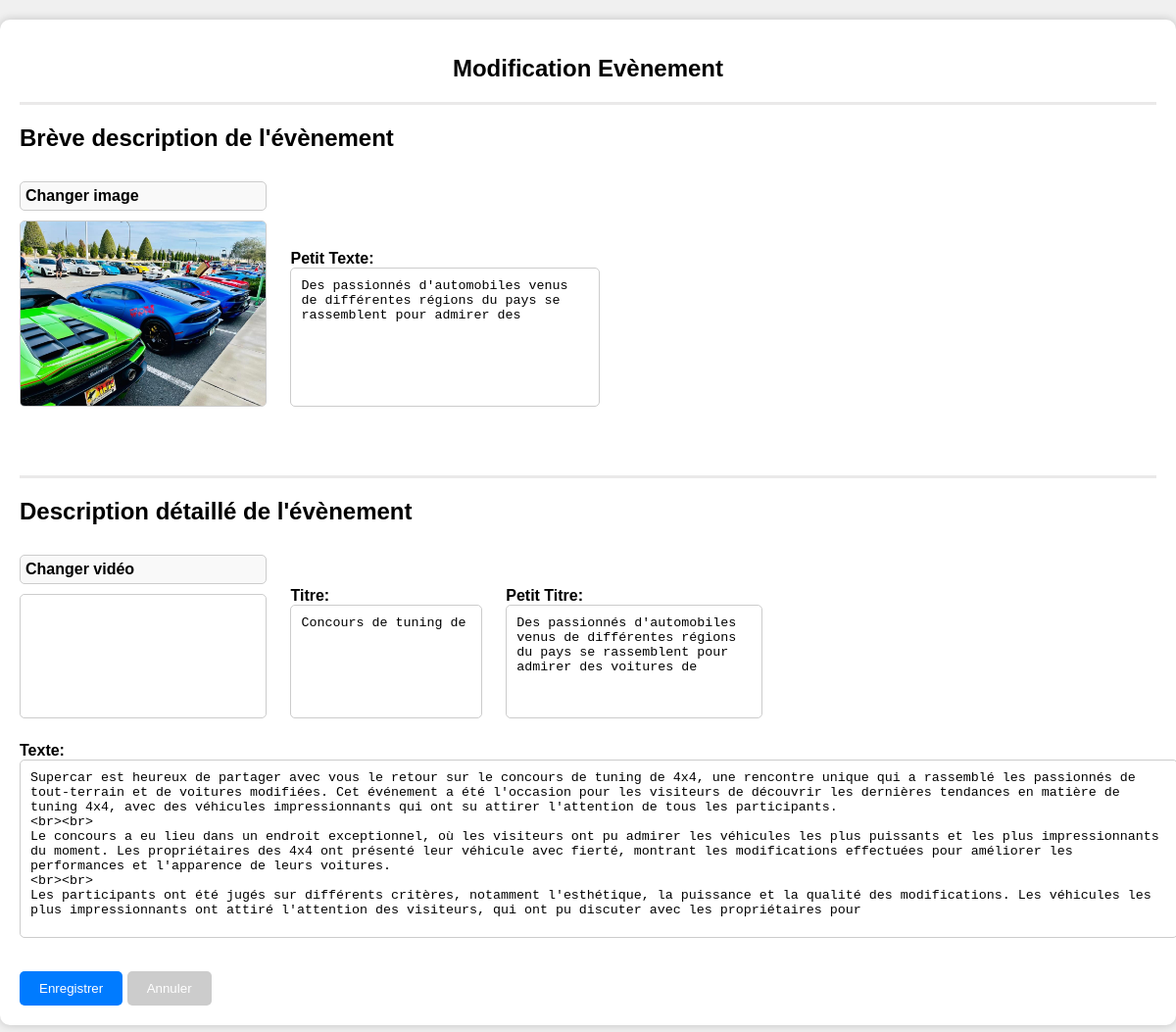
The app's page /admin/edit_eve.php?id_eve=1 with its own data.
### tables this page shows
CREATE TABLE `evenement` (
  `id_eve` int(11) NOT NULL,
  `Video` varchar(100) NOT NULL,
  `Image` varchar(100) NOT NULL,
  `Petit_txt` varchar(1000) NOT NULL,
  `Petit_titre` varchar(1000) NOT NULL,
  `Texte` varchar(1000) NOT NULL,
  `Titre` varchar(100) NOT NULL
);

### admin/edit_eve.php (the view, shortened to what this page needs)
<!DOCTYPE html>
<html lang="en">
<head>
    <link rel="stylesheet" href="../Css/admin/custum.css">
    <?php
    $servername = "localhost";
    $username = "root";
    $password = "";
    $dbname = "supercar";
    $conn = mysqli_connect($servername, $username, $password, $dbname);
    mysqli_set_charset($conn, "utf8");
    if ($_SERVER["REQUEST_METHOD"] == "POST") {
        $id = $_POST["id_eve"];
        $Petit_txt = $_POST["Petit_txt"];
        $Petit_titre = $_POST["Petit_titre"];
        $Texte = $_POST["Texte"];
        $Titre = $_POST["Titre"];
        if (isset($_FILES["Video"]["name"]) && !empty($_FILES["Video"]["name"])) {
            $targetDirectory = "../Video/";
            $targetFile = $targetDirectory . basename($_FILES["Video"]["name"]);
            if (move_uploaded_file($_FILES["Video"]["tmp_name"], $targetFile)) {
                $Video = $targetFile;
            } else {
                echo "Error uploading video.";
            }
        } else {
            $Video = $_POST["current_video"];
        }
        if (isset($_FILES["Image"]["name"]) && !empty($_FILES["Image"]["name"])) {
            $targetDirectory = "../Image/";
            $targetFile = $targetDirectory . basename($_FILES["Image"]["name"]);
            if (move_uploaded_file($_FILES["Image"]["tmp_name"], $targetFile)) {
                $Image = $targetFile;
            } else {
                echo "Error uploading file.";
            }
        } else {
            $Image = $_POST["current_image"];
        }
        $sql = "UPDATE evenement SET Video=?, Image=?, Petit_txt=?, Petit_titre=?, Texte=?, Titre=? WHERE id_eve=?";
        $stmt = mysqli_prepare($conn, $sql);
        if ($stmt) {
            mysqli_stmt_bind_param($stmt, "ssssssi", $Video, $Image, $Petit_txt, $Petit_titre, $Texte, $Titre, $id);
            if (mysqli_stmt_execute($stmt)) {
                header("location: evenement.php");
                exit();
            } else {
                echo "Error updating record: " . mysqli_error($conn);
            }
            mysqli_stmt_close($stmt);
        } else {
            echo "Error preparing statement: " . mysqli_error($conn);
        }
    } else {
        $id = $_GET["id_eve"];
        $sql = "SELECT * FROM evenement WHERE id_eve=?";
        $stmt = mysqli_prepare($conn, $sql);
        if ($stmt) {
            mysqli_stmt_bind_param($stmt, "i", $id);
            mysqli_stmt_execute($stmt);
            $result = mysqli_stmt_get_result($stmt);
            if (mysqli_num_rows($result) == 1) {
                $row = mysqli_fetch_assoc($result);
                $Video = $row["Video"];
                $Image = $row["Image"];
                $Petit_txt = $row["Petit_txt"];
                $Petit_titre = $row["Petit_titre"];
                $Texte = $row["Texte"];
                $Titre = $row["Titre"];
            } else {
                echo "Record not found";
            }
        } else {
            echo "Error preparing statement: " . mysqli_error($conn);
        }
    }
    ?>
<body>
    <div class="container" id="edit_event">
        <h1>Modification Evènement</h1>
        <hr>
        <div class="profile-form">
            <form method="post" action="<?php echo $_SERVER['PHP_SELF']; ?>" enctype="multipart/form-data">
                <h1>Brève description de l'évènement</h1>
                <div class="form-group">
                    <label for="Image">Changer image</label>
                    <img id="imagePreview" src="<?php echo $Image; ?>" alt="Image Preview" width="250">
                </div>
                <div class="form-group">
                    <label for="Petit_txt">Petit Texte:</label>
                    <textarea id="Petit_text" name="Petit_txt" required><?php echo $Petit_txt; ?></textarea>
                </div><br><br><br>
                <hr>
                <h1> Description détaillé de l'évènement</h1>
                <div class="form-group">
                    <label for="Video">Changer vidéo</label>
                    <video id="videoPreview" muted autoplay loop width="250">
                        <source src="<?php echo $Video; ?>" type="video/mp4">
                    </video>
                </div>
                <div class="form-group">
                    <label for="Titre">Titre:</label>
                    <textarea id="Titre" name="Titre" required><?php echo $Titre; ?></textarea>
                </div>
                <div class="form-group">
                    <label for="Petit_titre">Petit Titre:</label>
                    <textarea id="Petit_titre" name="Petit_titre" required><?php echo $Petit_titre; ?></textarea>
                </div>
                <div class="form-group">
                    <label for="Texte">Texte:</label>
                    <textarea id="Texte" name="Texte" required><?php echo $Texte; ?></textarea>
                </div>
                <div class="button-group">
                    <button type="submit" class="btn btn-primary">Enregistrer</button>
                    <button type="button" class="btn btn-secondary" onclick="cancelEdit()">Annuler</button>
                </div>
            </form>
        </div>
    </div>
</body>
</html>

### Css/admin/custum.css (style rules this page uses)
body { font-family: Arial, sans-serif; background-color: #f0f0f0; margin: 0; padding: 0; text-align: center; }
.container { background-color: #fff; border-radius: 10px; box-shadow: 0 0 10px rgba(0, 0, 0, 0.2); padding: 20px; margin: 20px auto; max-width: 74em; }
h1 { font-size: 24px; margin-bottom: 20px; }
.profile-form { text-align: left; }
.form-group { margin: 10px 0; }
label { font-weight: bold; }
label[for="Video"], label[for="Image"] { cursor: pointer; border: 1px solid #ccc; padding: 5px; border-radius: 5px; background-color: #f9f9f9; }
#videoPreview, #imagePreview { max-width: 100%; height: auto; border: 1px solid #ccc; border-radius: 5px; margin-top: 10px; }
textarea { padding: 10px; border: 1px solid #ccc; border-radius: 5px; resize: none; width: -webkit-fill-available; height: 7em; }
.button-group { margin-top: 20px; }
.btn { background-color: #007bff; color: #fff; border: none; padding: 10px 20px; border-radius: 5px; cursor: pointer; }
.btn-secondary { background-color: #ccc; }
.form-group { display: inline-block; margin-right: 20px; }
.form-group label { display: block; }
#edit_event textarea[id*="Petit_text"] { height: 9em; width: 22em; }
#edit_event textarea[id*="Petit_titre"] { width: 18em; height: 7em; }
#edit_event textarea[id*="Texte"] { height: 12em; width: 87em; }
#edit_event textarea[id*="Titre"] { height: 7em; width: 13em; }
#edit_event hr { border: none; height: 3px; background: #eae9e9; margin: 20px 0; }

### records on screen
evenement: Image (picture), Petit_txt "Des passionnés d'automobiles venus de différentes régions du pays se rassemblent pour admirer des", Titre "Concours de tuning de", Petit_titre "Des passionnés d'automobiles venus de différentes régions du pays se rassemblent pour admirer des voitures de", Texte "Supercar est heureux de partager avec vous le retour sur le concours de tuning de 4x4, une rencontre unique qui a rassemblé les passionnés de tout-terrain et de voitures modifiées. Cet événement a été l'occasion pour les visiteurs de découvrir les dernières tendances en matière de tuning 4x4, avec des véhicules impressionnants qui ont su attirer l'attention de tous les participants. <br><br> Le concours a eu lieu dans un endroit exceptionnel, où les visiteurs ont pu admirer les véhicules les plus puissants et les plus impressionnants du moment. Les propriétaires des 4x4 ont présenté leur véhicule avec fierté, montrant les modifications effectuées pour améliorer les performances et…"
